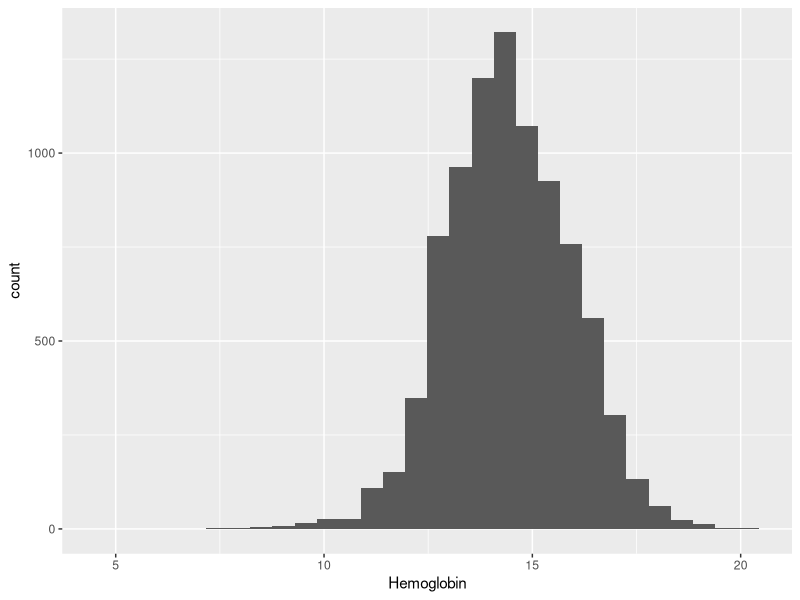
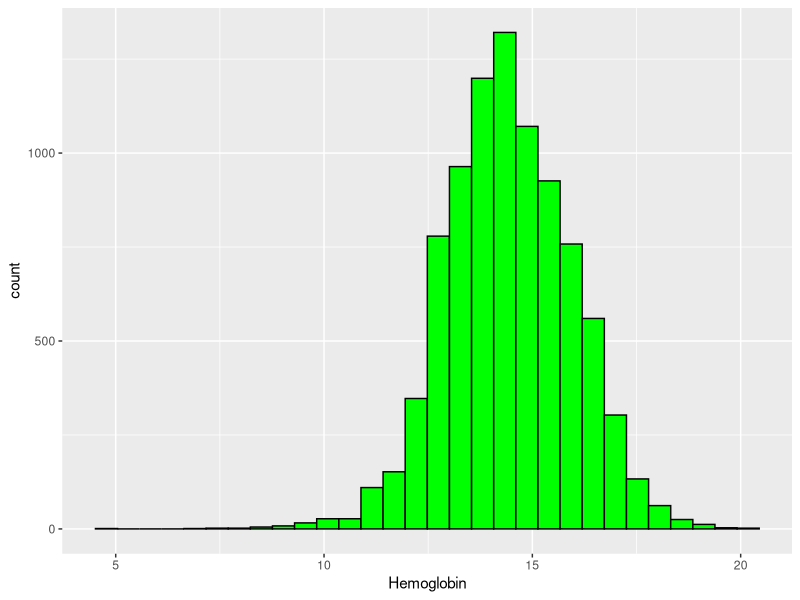
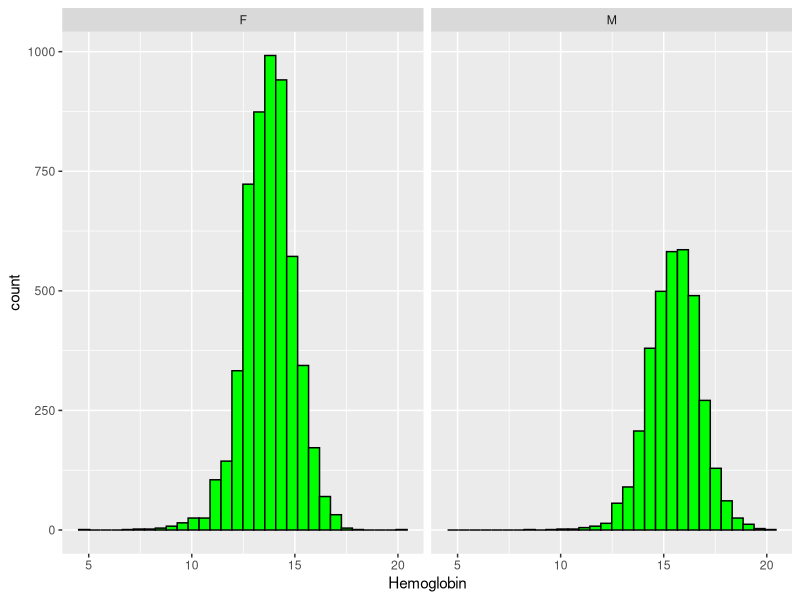
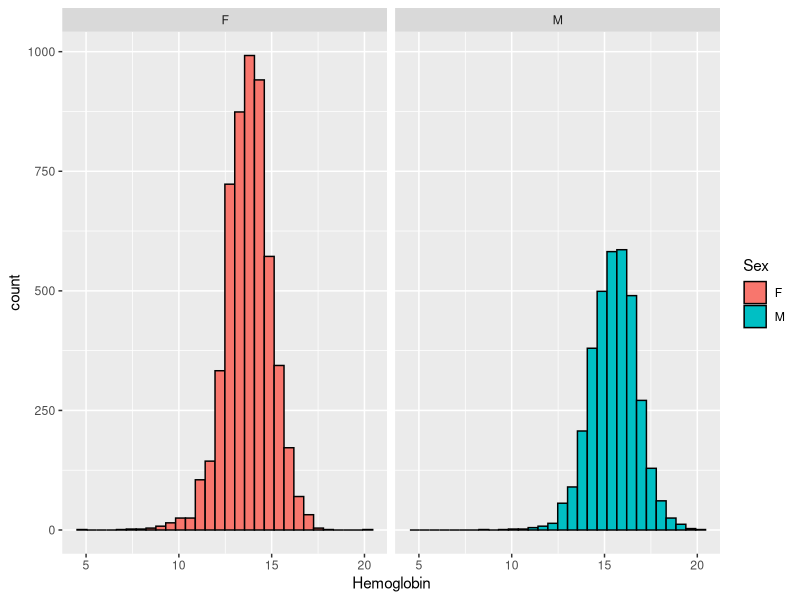
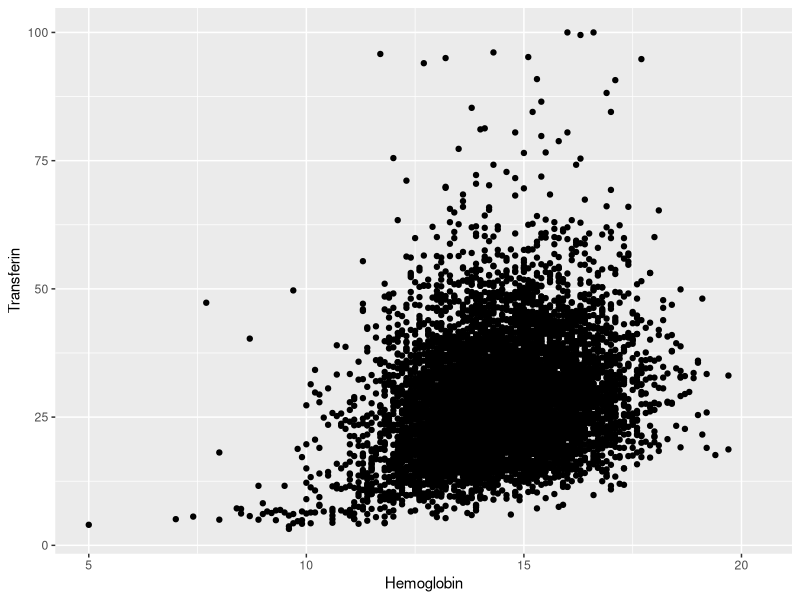
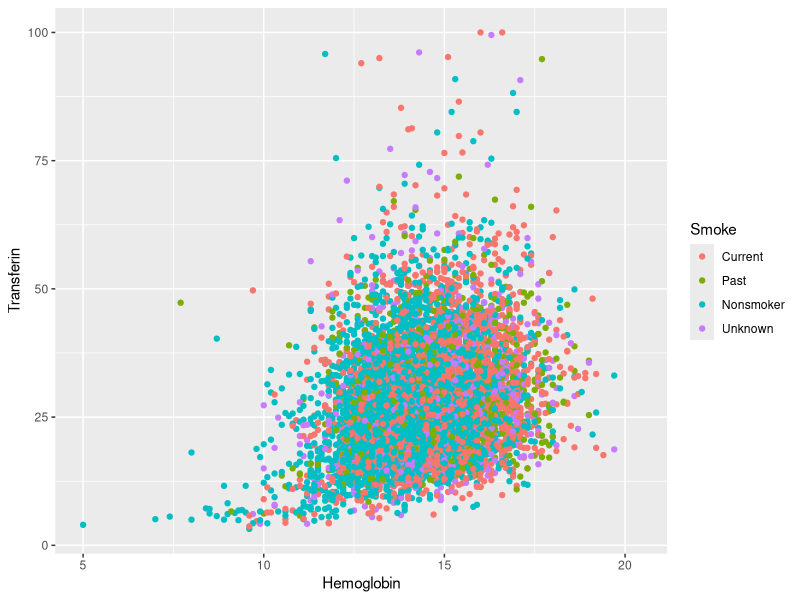
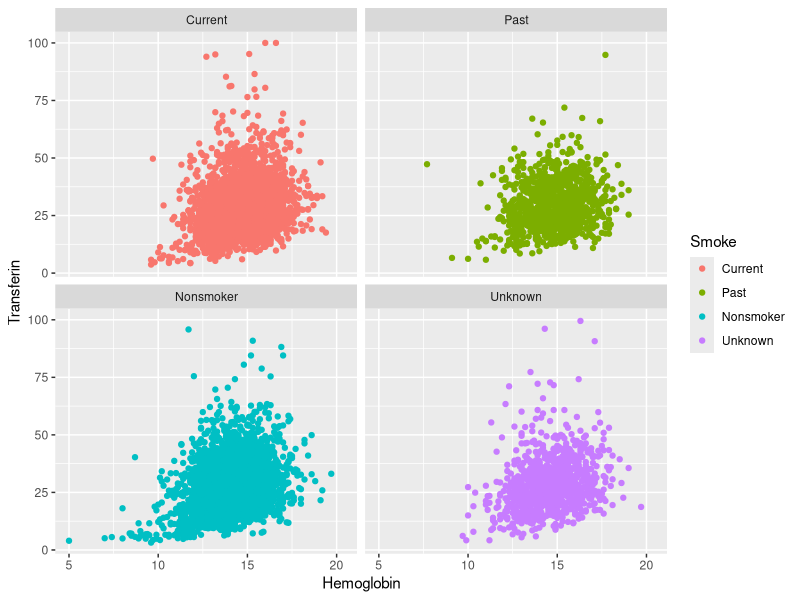
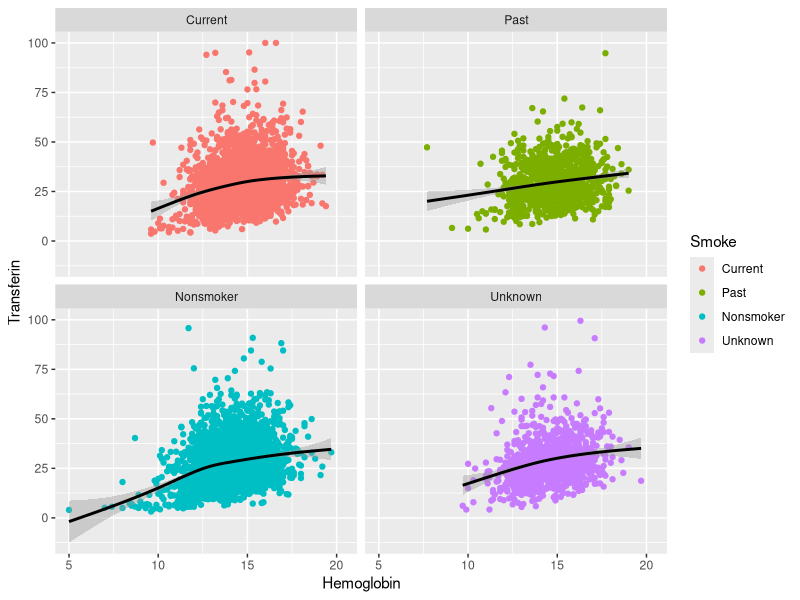

The R script that drew these images, in order:
# use the data() function
# load NHANES dataset from the hexbin package
# load dataset from the hexbin package
# this does not load the functionality of hexbin
# only loads the data
data("NHANES", package = "hexbin")

# multiple choice questions
# run ls() and sessionInfo() again - answer questions
# 1. How many objects are now in the global environment? [2]
# 2. how many packages are listed in "other attached packages" [1]
ls()
sessionInfo()

# using the str() and class() functions, answer the following on the NHANES
# dataset
# 1. how many variables are in the NHANES dataset [15]
# 2. how many observations are in the NHANES dataset [9575]
# 3. what variable type is "Sex" [factor]
# 4. what type of object is the NHANES dataset [data.frame]
dim(NHANES)
str(NHANES)
class(NHANES)

# select the variable for sex with $ operator
# use class() to get the object type
class(NHANES$Sex)

# view top rows use head() function
head(NHANES$sex)

# Why did we get NULL? Spelling and Case matters
head(NHANES$Sex)

# view bottom 10 rows with tail()
tail(x = NHANES$Sex, n = 10)

# get summary statistics - frequencies
summary(NHANES$Sex)

# tidyverse approach
# using the pipe operator %>%
library(dplyr)
NHANES %>%
  select(Sex) %>%
  summary()

# lets build some plots

library(ggplot2)

# Visualize data
# Create Histogram of Hemoglobin
ggplot(NHANES, aes(x = Hemoglobin)) +
  geom_histogram()

# change color of outline and fill
ggplot(NHANES, aes(x = Hemoglobin)) +
  geom_histogram(color = "black", fill = "green")

# add panels by sex, use facet_wrap()
ggplot(NHANES, aes(x = Hemoglobin)) +
  geom_histogram(color = "black", fill = "green") +
  facet_wrap(vars(Sex))

# change colors by sex
# colors defined inside aes() use variable specific coloring
# colors defined outside aes() use actual colors for global coloring
ggplot(NHANES, aes(x = Hemoglobin, fill = Sex)) +
  geom_histogram(color = "black") +
  facet_wrap(vars(Sex))

# create scatterplot of Transferin by Hemoglobin
# set x-axis to Hemoglobin
# set y-axis to Transferin
# use geom_point() to add points
ggplot(NHANES, aes(x = Hemoglobin, y = Transferin)) +
  geom_point()

# use aes() inside geom_point to color points by Smoke
# smoking status
ggplot(NHANES, aes(x = Hemoglobin, y = Transferin)) +
  geom_point(aes(color = Smoke))

# next facet_wrap() by Smoke use ~ operator
ggplot(NHANES, aes(x = Hemoglobin, y = Transferin)) +
  geom_point(aes(color = Smoke)) +
  facet_wrap(~Smoke)

# next add smoothed fit lines using geom_smooth()
# make the smoothed fit lines black
ggplot(NHANES, aes(x = Hemoglobin, y = Transferin)) +
  geom_point(aes(color = Smoke)) +
  facet_wrap(~Smoke) + 
  geom_smooth(color = "black")

